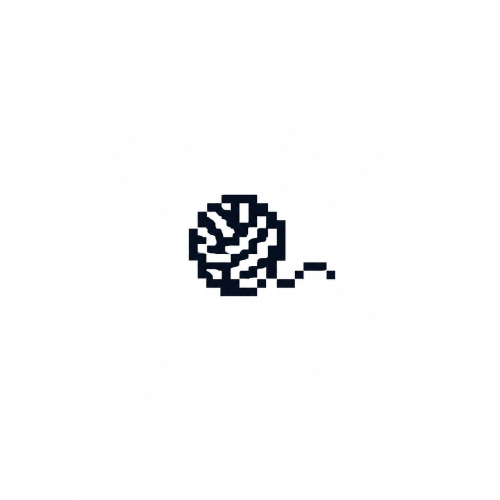
#> input picture week05/assets/mark-18.png, 1000 x 1000 px (shown at 1/2 size)
$ python logo_ascii.py
#> lines starting #> are read from the running program, lines starting #| are printed output that depends on the picture; after the words box and inside, x2 and y2 are one past the last pixel; in counts of white or black regions, pixels touching at a corner belong together
# /// script
# dependencies = ["ascii-magic==2.7.5", "Pillow>=11,<13"]
# ///
"""Turn a local mark into text, a frame-sequence GIF, and a browser slider."""

import argparse
import hashlib
import json
from pathlib import Path

from ascii_magic import AsciiArt
from PIL import Image, ImageDraw, ImageFont, ImageOps

HERE = Path(__file__).resolve().parent
WIDTHS = tuple(range(12, 67, 6))
CHARACTERS = '@%#*+=-:. '
BACKGROUND = '#FAF8F4'
INK = '#000B1C'
SIZE = (640, 560)
MONO_FONT = HERE / 'assets/DejaVuSansMono.ttf'


def mono_font(size: int) -> ImageFont.FreeTypeFont:
    return ImageFont.truetype(str(MONO_FONT), size)


def prepare_source(source: Path, out: Path) -> Path:
    with Image.open(source) as original:
#> original is the input picture: PIL image 1000x1000 RGBA; mean R, G, B, A 248.7, 248.7, 249.2, 255
        original = original.convert('RGBA')
        white = Image.new('RGBA', original.size, 'white')
#> white: PIL image 1000x1000 RGBA; every value is 255
        white.alpha_composite(original)
        image = white.convert('RGB')
    # The package maps almost-white (254) to a visible dot; make paper truly white.
    paper = ImageOps.grayscale(image).point(lambda value: 255 if value >= 245 else 0)
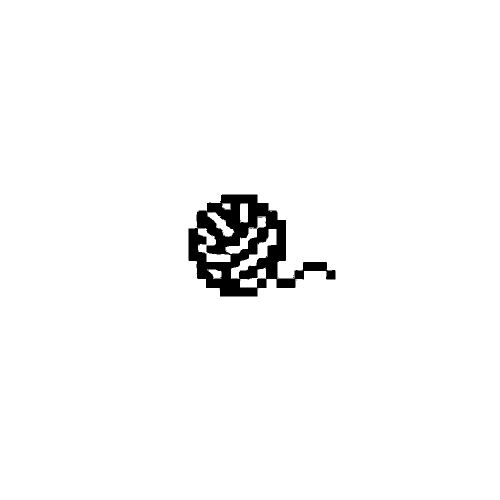
#> paper: PIL image 1000x1000 L (shown at 1/2 size); 97.5% white; 16 black regions (15 under 20 px), largest, box (x1, y1, x2, y2) and area: (377, 389, 671, 593) 24790
    image.paste('white', mask=paper)
    # Ignore light paper/grid lines when locating the mark; retain a little margin.
    dark = ImageOps.grayscale(image).point(lambda value: 255 if value < 150 else 0)
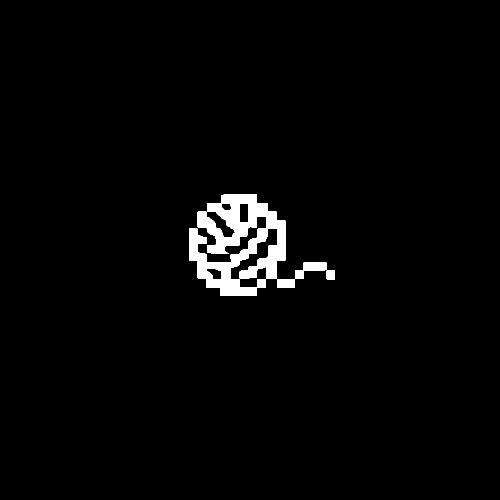
#> dark: PIL image 1000x1000 L (shown at 1/2 size); 2.3% white; 4 white regions, box (x1, y1, x2, y2) and area: (378, 389, 571, 592) 20677, (590, 525, 653, 558) 1059, (554, 558, 590, 576) 646, (653, 541, 670, 559) 305
    bounds = dark.getbbox()
#> bounds = (378, 389, 670, 592)
    if bounds:
        left, top, right, bottom = bounds
#> left = 378; top = 389; right = 670; bottom = 592
        pad = max(10, int(max(right - left, bottom - top) * .12))
#> pad = 35
        image = image.crop((max(0, left - pad), max(0, top - pad),
                            min(image.width, right + pad), min(image.height, bottom + pad)))
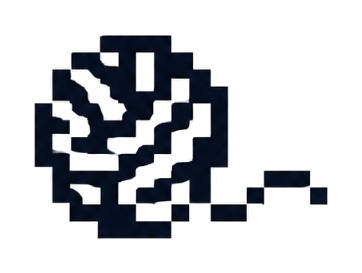
#> image: PIL image 362x273 RGB; mean R, G, B 198.5, 200.4, 204
    tile = ImageOps.contain(image, (600, 600), Image.Resampling.LANCZOS)
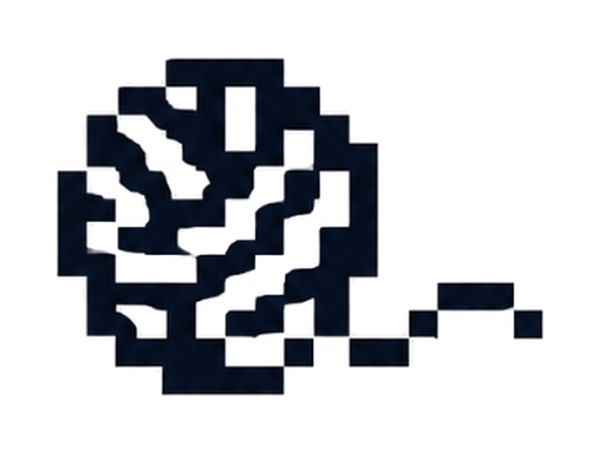
#> tile: PIL image 600x452 RGB; mean R, G, B 198.4, 200.3, 203.9
    square = Image.new('RGB', (600, 600), 'white')
#> square: PIL image 600x600 RGB; every value is 255
    square.paste(tile, ((600 - tile.width) // 2, (600 - tile.height) // 2))
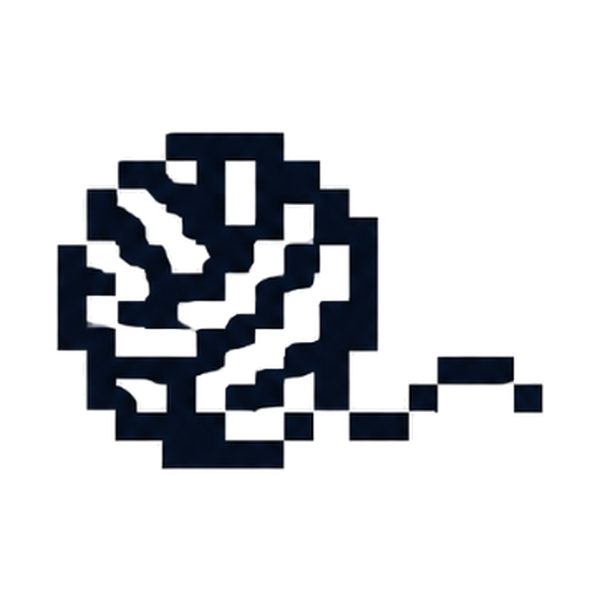
#> square: PIL image 600x600 RGB; mean R, G, B 212.4, 213.8, 216.5
    dest = out / 'source-crop.png'
    square.save(dest)
    return dest


# [95 lines left out: functions render_frame, make_html, not called in this run]


def main() -> None:
    parser = argparse.ArgumentParser(description=__doc__)
    parser.add_argument('--image', type=Path, default=HERE / 'assets/mark-18.png')
    parser.add_argument('--output-dir', type=Path, default=HERE / 'out')
    args = parser.parse_args()
    if not args.image.is_file():
        parser.error(f'Image not found: {args.image}')
    args.output_dir.mkdir(parents=True, exist_ok=True)
    cropped = prepare_source(args.image, args.output_dir)
    art = AsciiArt.from_image(str(cropped))
    frames = [{'columns': columns,
               'text': art.to_ascii(columns=columns, char=CHARACTERS, width_ratio=1.5)}
              for columns in WIDTHS]
    data = {'source_sha256': hashlib.sha256(args.image.read_bytes()).hexdigest(),
            'frames': frames}
    (args.output_dir / 'frames.json').write_text(json.dumps(data, indent=2) + '\n')
    (args.output_dir / 'logo-ascii.html').write_text(make_html(frames))
    (args.output_dir / 'logo-ascii.txt').write_text(frames[4]['text'])
    images = [render_frame(frame['text'], frame['columns']) for frame in frames]
    images[4].save(args.output_dir / 'ascii-frame.png')
    avatar = Image.new('RGB', (640, 640), BACKGROUND)
    avatar.paste(images[4].crop((0, 0, 640, 500)), (0, 70))
    avatar.save(args.output_dir / 'avatar-square.png')
    sequence = images + images[-2:0:-1]
    sequence[0].save(args.output_dir / 'logo-resolution.gif', save_all=True,
                     append_images=sequence[1:], duration=650, loop=0, disposal=2)
    print(f'Open {args.output_dir / "logo-ascii.html"} (slider), '
          f'{args.output_dir / "logo-resolution.gif"} (animation).')


if __name__ == '__main__':
    main()
#> (the call stopped at in main, `art = AsciiArt.from_image(str(cropped))`: ascii_magic is not available in this run)
